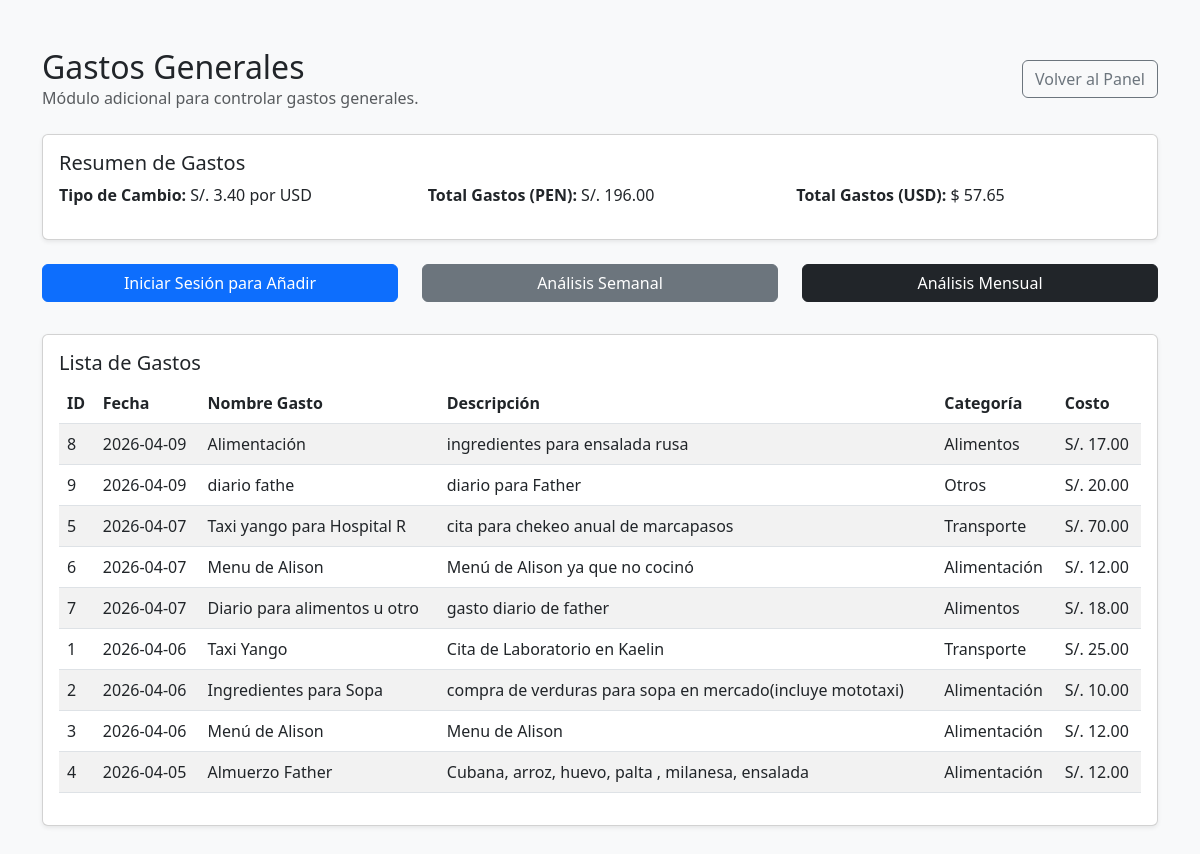
/gastos, run on an earlier commit of the app's database.
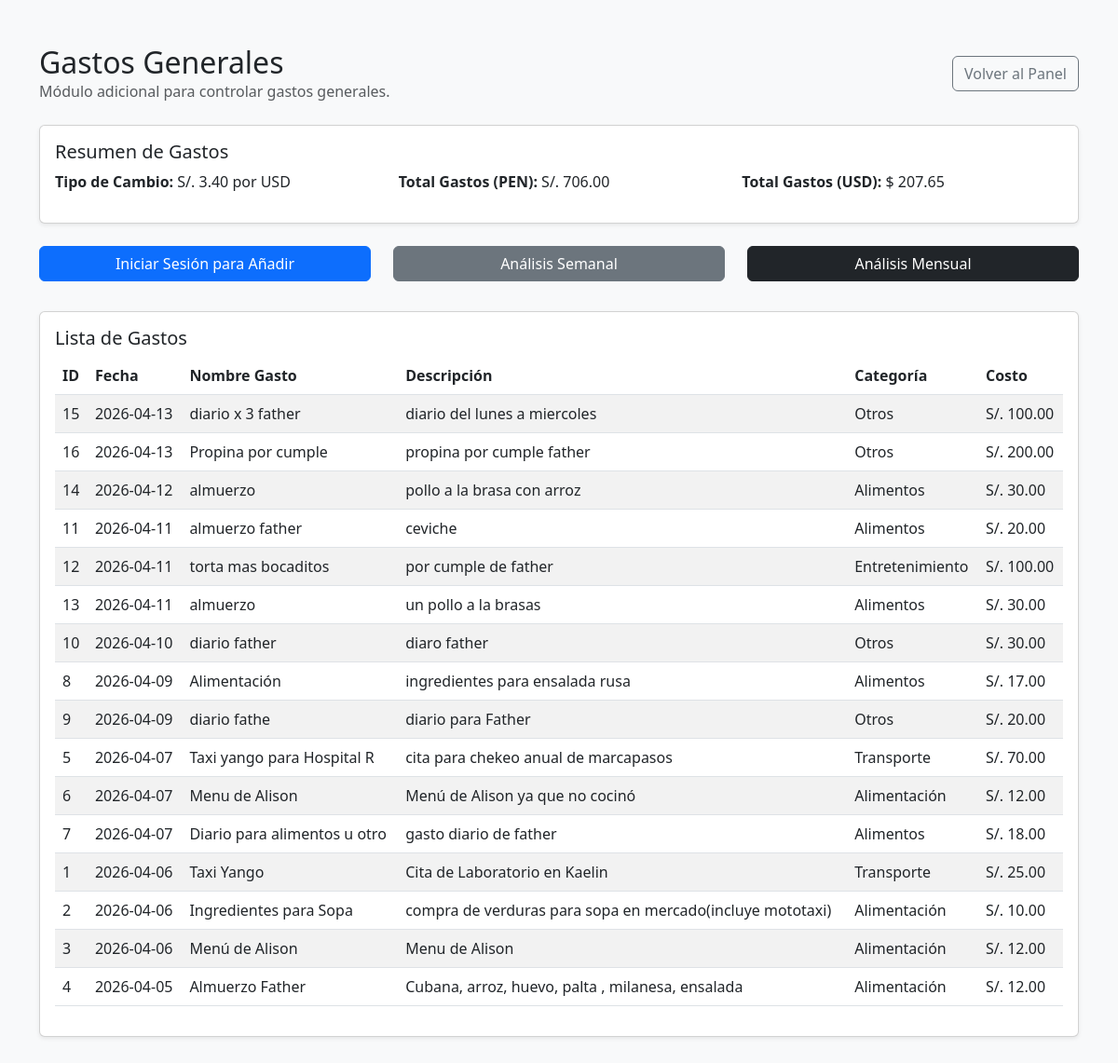
And on a later commit of the database.
### tables this page shows
CREATE TABLE config (id INTEGER PRIMARY KEY, dolar REAL);

CREATE TABLE gastos (
            id INTEGER PRIMARY KEY AUTOINCREMENT,
            descripcion TEXT NOT NULL,
            monto REAL NOT NULL,
            moneda TEXT DEFAULT 'PEN',  -- PEN para soles, USD para dólares
            fecha DATE DEFAULT CURRENT_DATE,
            categoria TEXT DEFAULT 'General'
        , nombre_gasto TEXT, costo REAL);

### app.py (the view)
@app.route('/gastos')
def gastos():
    conn = get_db_connection()
    row = conn.execute('SELECT dolar FROM config WHERE id = 1').fetchone()
    dolar = row['dolar'] if row is not None else 1.0
    gastos_list = conn.execute('SELECT * FROM gastos ORDER BY fecha DESC').fetchall()
    total_gastos = sum(float(g['costo'] or 0) for g in gastos_list)
    total_gastos_usd = total_gastos / dolar if dolar else 0.0
    editable = 'admin' in session
    conn.close()
    return render_template('gastos.html', editable=editable, dolar=dolar, total_gastos=total_gastos, total_gastos_usd=total_gastos_usd, gastos=gastos_list)

### app.py (called while the page is built)
def get_db_connection():
    conn = sqlite3.connect(DATABASE, timeout=10)
    conn.row_factory = sqlite3.Row
    return conn

### templates/gastos.html (shortened to what this page needs)
<!DOCTYPE html>
<html lang="es">
<head>
    <link href="https://cdn.jsdelivr.net/npm/bootstrap@5.3.0/dist/css/bootstrap.min.css" rel="stylesheet">
</head>
<body class="bg-light">
    <div class="container py-5">
        <div class="d-flex justify-content-between align-items-center mb-4">
            <div>
                <h2 class="mb-0">Gastos Generales</h2>
                <p class="text-muted mb-0">Módulo adicional para controlar gastos generales.</p>
            </div>
            <div>
                <a href="{{ url_for('index') }}" class="btn btn-outline-secondary">Volver al Panel</a>
            </div>
        </div>
        <div class="card shadow-sm mb-4">
            <div class="card-body">
                <h5 class="card-title">Resumen de Gastos</h5>
                <div class="row">
                    <div class="col-md-4">
                        <p><strong>Tipo de Cambio:</strong> S/. {{ "%.2f"|format(dolar) }} por USD</p>
                    </div>
                    <div class="col-md-4">
                        <p><strong>Total Gastos (PEN):</strong> S/. {{ "%.2f"|format(total_gastos) }}</p>
                    </div>
                    <div class="col-md-4">
                        <p><strong>Total Gastos (USD):</strong> $ {{ "%.2f"|format(total_gastos_usd) }}</p>
                    </div>
                </div>
            </div>
        </div>
        <div class="row mb-4">
            <div class="col-md-4">
                {% if editable %}
                <a href="{{ url_for('add_gasto') }}" class="btn btn-primary w-100 mb-2">Añadir Nuevo Gasto</a>
                {% else %}
                <a href="{{ url_for('login') }}" class="btn btn-primary w-100 mb-2">Iniciar Sesión para Añadir</a>
                {% endif %}
            </div>
            <div class="col-md-4">
                <a href="{{ url_for('gastos_semana') }}" class="btn btn-secondary w-100 mb-2">Análisis Semanal</a>
            </div>
            <div class="col-md-4">
                <a href="{{ url_for('gastos_mes') }}" class="btn btn-dark w-100 mb-2">Análisis Mensual</a>
            </div>
        </div>
        <div class="card shadow-sm">
            <div class="card-body">
                <h5 class="card-title">Lista de Gastos</h5>
                <div class="table-responsive">
                    <table class="table table-striped">
                        <thead>
                            <tr>
                                <th>ID</th>
                                <th>Fecha</th>
                                <th>Nombre Gasto</th>
                                <th>Descripción</th>
                                <th>Categoría</th>
                                <th>Costo</th>
                            </tr>
                        </thead>
                        <tbody>
                            {% for gasto in gastos %}
                            <tr>
                                <td>{{ gasto.id }}</td>
                                <td>{{ gasto.fecha }}</td>
                                <td>{{ gasto.nombre_gasto }}</td>
                                <td>{{ gasto.descripcion }}</td>
                                <td>{{ gasto.categoria }}</td>
                                <td>S/. {{ "%.2f"|format(gasto.costo) }}</td>
                            </tr>
                            {% endfor %}
                        </tbody>
                    </table>
                </div>
            </div>
        </div>
    </div>
</body>
</html>

What changed in the data, as far as the page shows it:
added gastos: id "15", fecha "2026-04-13", nombre_gasto "diario x 3 father", descripcion "diario del lunes a miercoles", categoria "Otros", costo "100.00"
added gastos: id "16", fecha "2026-04-13", nombre_gasto "Propina por cumple", descripcion "propina por cumple father", categoria "Otros", costo "200.00"
added gastos: id "14", fecha "2026-04-12", nombre_gasto "almuerzo", descripcion "pollo a la brasa con arroz", categoria "Alimentos", costo "30.00"
added gastos: id "11", fecha "2026-04-11", nombre_gasto "almuerzo father", descripcion "ceviche", categoria "Alimentos", costo "20.00"
added gastos: id "12", fecha "2026-04-11", nombre_gasto "torta mas bocaditos", descripcion "por cumple de father", categoria "Entretenimiento", costo "100.00"
added gastos: id "13", fecha "2026-04-11", nombre_gasto "almuerzo", descripcion "un pollo a la brasas", categoria "Alimentos", costo "30.00"
added gastos: id "10", fecha "2026-04-10", nombre_gasto "diario father", descripcion "diaro father", categoria "Otros", costo "30.00"
Also different on the page:
{{ "%.2f"|format(total_gastos) }}: "196.00" → "706.00"
{{ "%.2f"|format(total_gastos_usd) }}: "57.65" → "207.65"
